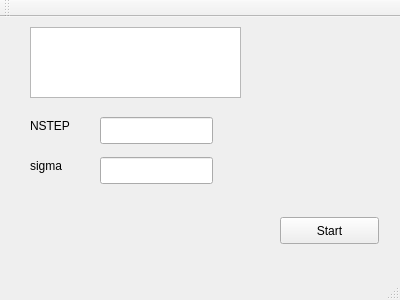
<?xml version="1.0" encoding="UTF-8"?>
<ui version="4.0">
 <class>VMC</class>
 <widget class="QMainWindow" name="VMC">
  <property name="geometry">
   <rect>
    <x>0</x>
    <y>0</y>
    <width>400</width>
    <height>300</height>
   </rect>
  </property>
  <property name="windowTitle">
   <string>VMC</string>
  </property>
  <widget class="QWidget" name="centralWidget">
   <widget class="QPushButton" name="Start">
    <property name="geometry">
     <rect>
      <x>280</x>
      <y>200</y>
      <width>99</width>
      <height>27</height>
     </rect>
    </property>
    <property name="text">
     <string>Start</string>
    </property>
   </widget>
   <widget class="QTextBrowser" name="Output">
    <property name="geometry">
     <rect>
      <x>30</x>
      <y>10</y>
      <width>211</width>
      <height>71</height>
     </rect>
    </property>
   </widget>
   <widget class="QLineEdit" name="NSTEP">
    <property name="geometry">
     <rect>
      <x>100</x>
      <y>100</y>
      <width>113</width>
      <height>27</height>
     </rect>
    </property>
   </widget>
   <widget class="QLineEdit" name="sigma">
    <property name="geometry">
     <rect>
      <x>100</x>
      <y>140</y>
      <width>113</width>
      <height>27</height>
     </rect>
    </property>
   </widget>
   <widget class="QLabel" name="NSTEPlabel">
    <property name="geometry">
     <rect>
      <x>30</x>
      <y>100</y>
      <width>67</width>
      <height>17</height>
     </rect>
    </property>
    <property name="text">
     <string>NSTEP</string>
    </property>
   </widget>
   <widget class="QLabel" name="sigmalabel">
    <property name="geometry">
     <rect>
      <x>30</x>
      <y>140</y>
      <width>67</width>
      <height>17</height>
     </rect>
    </property>
    <property name="text">
     <string>sigma</string>
    </property>
   </widget>
  </widget>
  <widget class="QMenuBar" name="menuBar">
   <property name="geometry">
    <rect>
     <x>0</x>
     <y>0</y>
     <width>400</width>
     <height>25</height>
    </rect>
   </property>
  </widget>
  <widget class="QToolBar" name="mainToolBar">
   <attribute name="toolBarArea">
    <enum>TopToolBarArea</enum>
   </attribute>
   <attribute name="toolBarBreak">
    <bool>false</bool>
   </attribute>
  </widget>
  <widget class="QStatusBar" name="statusBar"/>
 </widget>
 <layoutdefault spacing="6" margin="11"/>
 <resources/>
 <connections/>
</ui>
